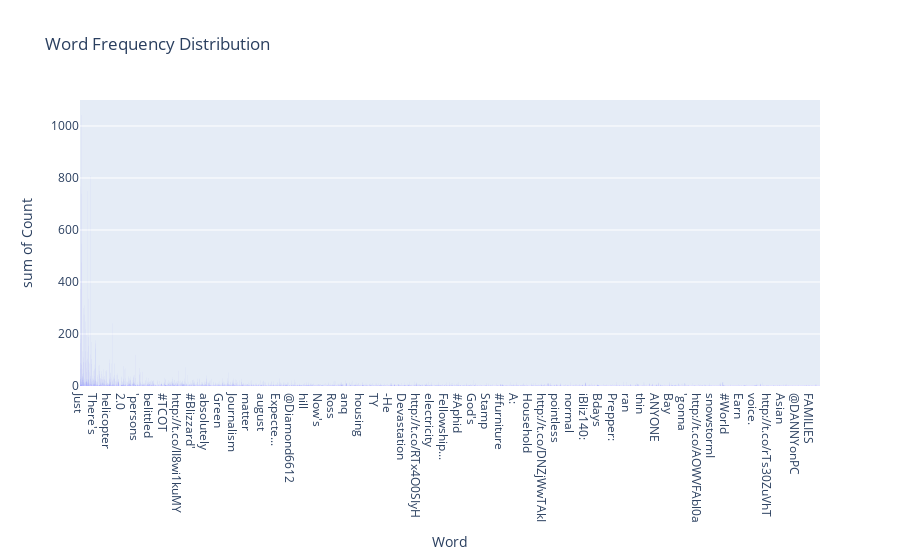

The code cell stored with this chart in its notebook:
### Code cell
test['text'] = test['text'].astype(str)

# First, we split the tweets into individual words
words = ' '.join(test['text']).split()

# Count the frequency of each word
word_counts = Counter(words)

# Convert the dictionary to a DataFrame
word_counts_df = pd.DataFrame.from_dict(word_counts, orient='index').reset_index()
word_counts_df.columns = ['Word', 'Count']

# Plot the word frequencies using a histogram
fig = px.histogram(word_counts_df, x='Word', y='Count', nbins=50, title='Word Frequency Distribution')

fig.show()

### Figure 1 — Plotly figure (JSON) as saved in the notebook; plotly's stock layout.template omitted (floating-point values rounded to 4 significant figures; data arrays with more than 128 entries replaced by an {"elided": "..."} marker saying what was removed)
{"data": [{"alignmentgroup": "True", "bingroup": "x", "histfunc": "sum", "hovertemplate": "Word=%{x}<br>sum of Count=%{y}<extra></extra>", "legendgroup": "", "marker": {"color": "#636efa", "pattern": {"shape": ""}}, "name": "", "nbinsx": 50, "offsetgroup": "", "orientation": "v", "showlegend": false, "type": "histogram", "x": {"elided": "17447 str values"}, "xaxis": "x", "y": {"elided": "17447 int values"}, "yaxis": "y"}], "layout": {"barmode": "relative", "legend": {"tracegroupgap": 0}, "title": {"text": "Word Frequency Distribution"}, "xaxis": {"anchor": "y", "domain": [0, 1], "title": {"text": "Word"}}, "yaxis": {"anchor": "x", "domain": [0, 1], "title": {"text": "sum of Count"}}}}
